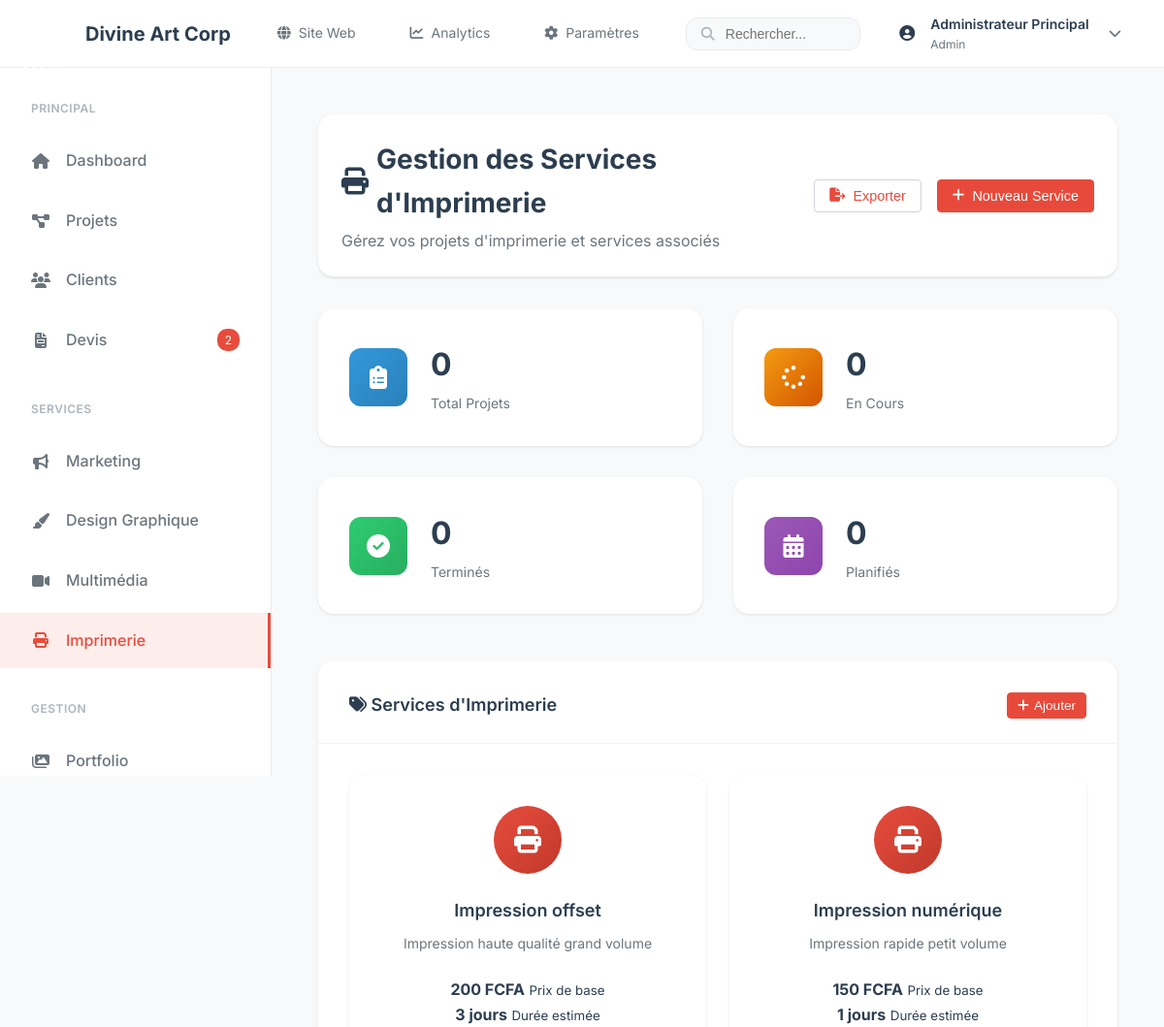
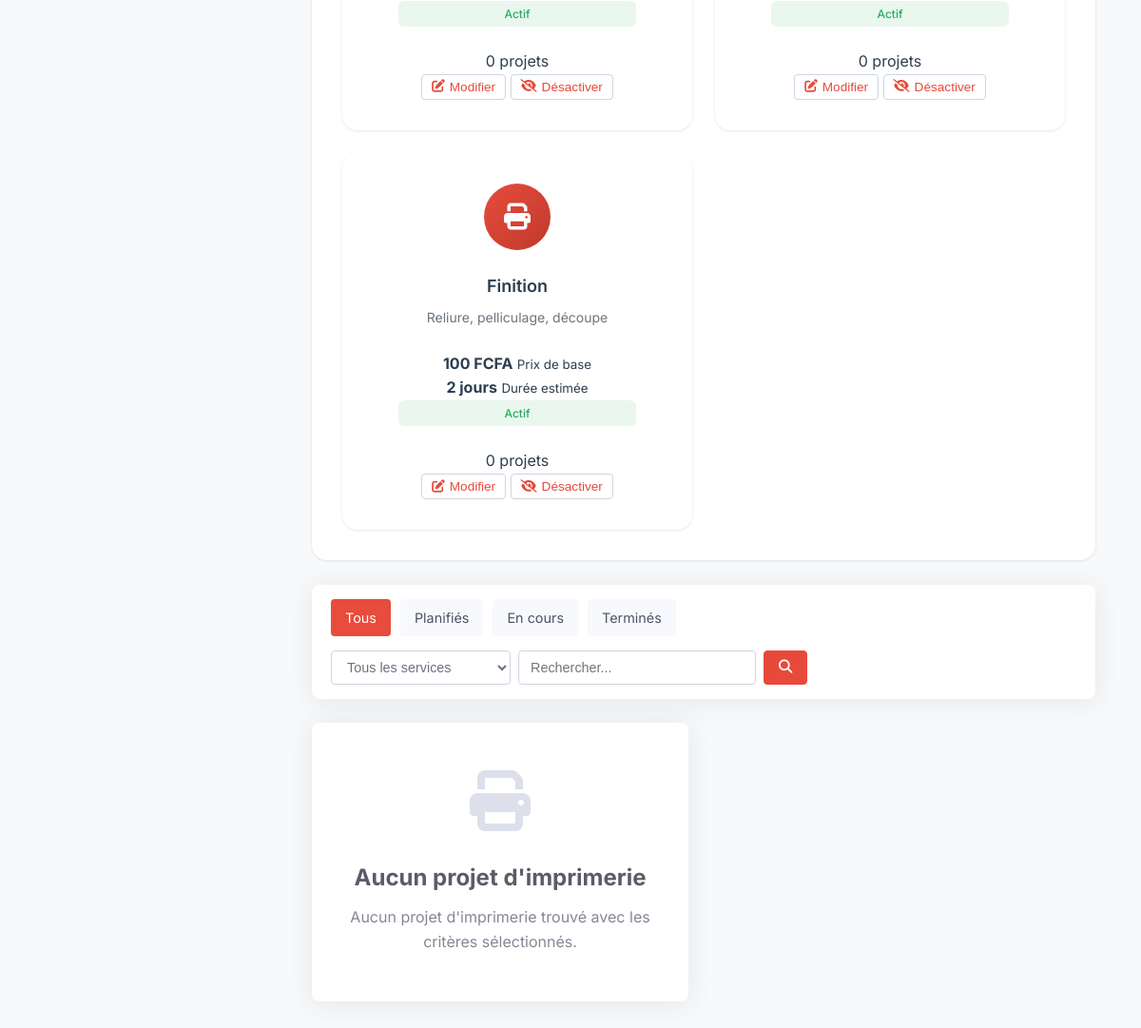
Screenshot of /admin/imprimerie.php (signed in) with the database file from the repository (2 pictures, top to bottom).
### tables this page shows
CREATE TABLE `sous_services` (
  `id` int NOT NULL,
  `service_id` int NOT NULL,
  `nom` varchar(100) NOT NULL,
  `slug` varchar(100) NOT NULL,
  `description` text,
  `prix_base` decimal(10,2) DEFAULT NULL,
  `duree_estimee` int DEFAULT NULL,
  `actif` tinyint(1) NOT NULL DEFAULT '1',
  `ordre` int DEFAULT '0',
  `date_creation` datetime NOT NULL DEFAULT CURRENT_TIMESTAMP
);

### config/database.php (called while the page is built, shortened)
<?php
class Database {
    private $host = 'localhost';
    private $db_name = 'divine_art_corp';
    private $username = 'root';
    private $password = '';
    public function getConnection() {
        $this->conn = null;
        try {
            $this->conn = new mysqli($this->host, $this->username, $this->password, $this->db_name);
            $this->conn->set_charset("utf8mb4");
        } catch(Exception $exception) {
            error_log("Erreur de connexion: " . $exception->getMessage());
            throw new Exception("Erreur de connexion à la base de données");
        }
        return $this->conn;
    }
}
class DatabaseHelper {
    private $conn;
    public function __construct() {
        $this->db = new Database();
        $this->conn = $this->db->getConnection();
    }
    public function selectOne($query, $params = []) {
        try {
            $stmt = $this->conn->prepare($query);
            if (!empty($params)) {
                $types = $this->getParamTypes($params);
                $stmt->bind_param($types, ...$params);
            }
            $stmt->execute();
            $result = $stmt->get_result();
            $data = $result->fetch_assoc();
            return $data ?: false;
        } catch(Exception $e) {
            error_log("Erreur SELECT ONE: " . $e->getMessage());
            return false;
        }
    }
    private function getParamTypes($params) {
        $types = '';
        foreach ($params as $param) {
            if (is_int($param)) {
                $types .= 'i';
            } elseif (is_float($param)) {
                $types .= 'd';
            } else {
                $types .= 's';
            }
        }
        return $types;
    }
}
?>

### includes/auth.php (called while the page is built, shortened)
<?php
require_once __DIR__ . '/../config/database.php';
class Auth {
    private $db;
    public function __construct() {
        $this->db = new DatabaseHelper();
    }
    public function isLoggedIn() {
        $session = $_SESSION['admin'];
        return true;
    }
    public function getCurrentUser() {
        return $this->db->selectOne(
            "SELECT id, nom, email, role, telephone, statut, derniere_connexion, date_creation
             FROM admins
             WHERE id = ?",
            [$_SESSION['admin']['id']]
        );
    }
}

### admin/imprimerie.php (the view, shortened to what this page needs)
<?php
require_once '../includes/auth.php';
require_once '../config/database.php';
$conn = new mysqli(DB_HOST, DB_USER, DB_PASS, DB_NAME);
$sous_services = [];
$query = "SELECT ss.*, COUNT(p.id) as nb_projets
          FROM sous_services ss
          LEFT JOIN devis d ON ss.slug = d.sous_service
          LEFT JOIN projets p ON d.id = p.devis_id
          WHERE ss.service_id = (SELECT id FROM services WHERE slug = 'imprimerie')
          GROUP BY ss.id
          ORDER BY ss.ordre ASC";
$result = $conn->query($query);
if ($result) {
    while ($row = $result->fetch_assoc()) {
        $sous_services[] = $row;
    }
}
$search = isset($_GET['search']) ? $conn->real_escape_string($_GET['search']) : '';
$status_filter = isset($_GET['status']) ? $conn->real_escape_string($_GET['status']) : '';
$projets = [];
require_once 'header.php';
require_once 'sidebar.php';
?>
<main class="admin-main">
    <div class="content-header">
        <div class="header-left">
            <h1><i class="fas fa-print"></i> Gestion des Services d'Imprimerie</h1>
            <p>Gérez vos projets d'imprimerie et services associés</p>
        </div>
        <div class="header-actions">
            <button class="btn btn-outline" onclick="exportData()">
                <i class="fas fa-file-export"></i> Exporter
            </button>
            <button class="btn btn-primary" onclick="openModal('addServiceModal')">
                <i class="fas fa-plus"></i> Nouveau Service
            </button>
        </div>
    </div>
    <div class="stats-grid">
        <div class="stat-card">
            <div class="stat-icon bg-blue">
                <i class="fas fa-clipboard-list"></i>
            </div>
            <div class="stat-content">
                <h3><?php echo $stats['total_projets'] ?? 0; ?></h3>
                <p>Total Projets</p>
            </div>
        </div>
        <div class="stat-card">
            <div class="stat-icon bg-orange">
                <i class="fas fa-spinner"></i>
            </div>
            <div class="stat-content">
                <h3><?php echo $stats['projets_en_cours'] ?? 0; ?></h3>
                <p>En Cours</p>
            </div>
        </div>
        <div class="stat-card">
            <div class="stat-icon bg-green">
                <i class="fas fa-check-circle"></i>
            </div>
            <div class="stat-content">
                <h3><?php echo $stats['projets_termines'] ?? 0; ?></h3>
                <p>Terminés</p>
            </div>
        </div>
        <div class="stat-card">
            <div class="stat-icon bg-purple">
                <i class="fas fa-calendar-alt"></i>
            </div>
            <div class="stat-content">
                <h3><?php echo $stats['projets_planifies'] ?? 0; ?></h3>
                <p>Planifiés</p>
            </div>
        </div>
    </div>
    <div class="dashboard-card">
        <div class="card-header">
            <h3><i class="fas fa-tags"></i> Services d'Imprimerie</h3>
            <button class="btn btn-sm btn-primary" onclick="openModal('addServiceModal')">
                <i class="fas fa-plus"></i> Ajouter
            </button>
        </div>
        <div class="card-content">
            <div class="services-grid">
                <?php foreach ($sous_services as $service): ?>
                <div class="service-card">
                    <div class="service-icon">
                        <i class="fas fa-print"></i>
                    </div>
                    <h4><?php echo htmlspecialchars($service['nom']); ?></h4>
                    <p><?php echo htmlspecialchars($service['description']); ?></p>
                    <div class="service-meta">
                        <div class="service-price">
                            <strong><?php echo number_format($service['prix_base'], 0, ',', ' '); ?> FCFA</strong>
                            <small>Prix de base</small>
                        </div>
                        <div class="service-duration">
                            <strong><?php echo $service['duree_estimee']; ?> jours</strong>
                            <small>Durée estimée</small>
                        </div>
                    </div>
                    <div class="service-stats">
                        <span class="badge <?php echo $service['actif'] ? 'status-active' : 'status-inactif'; ?>">
                            <?php echo $service['actif'] ? 'Actif' : 'Inactif'; ?>
                        </span>
                        <span class="project-count"><?php echo $service['nb_projets']; ?> projets</span>
                    </div>
                    <div class="service-actions">
                        <button class="btn btn-sm btn-outline" onclick="editService(<?php echo $service['id']; ?>)">
                            <i class="fas fa-edit"></i> Modifier
                        </button>
                        <button class="btn btn-sm btn-outline" onclick="toggleService(<?php echo $service['id']; ?>, <?php echo $service['actif'] ? 0 : 1; ?>)">
                            <i class="fas fa-<?php echo $service['actif'] ? 'eye-slash' : 'eye'; ?>"></i>
                            <?php echo $service['actif'] ? 'Désactiver' : 'Activer'; ?>
                        </button>
                    </div>
                </div>
                <?php endforeach; ?>
            </div>
        </div>
    </div>
<br>
    <div class="filters-bar">
        <div class="filter-tabs">
            <a href="?status=" class="filter-tab <?php echo empty($status_filter) ? 'active' : ''; ?>">
                Tous
            </a>
            <a href="?status=planifie" class="filter-tab <?php echo $status_filter === 'planifie' ? 'active' : ''; ?>">
                Planifiés
            </a>
            <a href="?status=en_cours" class="filter-tab <?php echo $status_filter === 'en_cours' ? 'active' : ''; ?>">
                En cours
            </a>
            <a href="?status=termine" class="filter-tab <?php echo $status_filter === 'termine' ? 'active' : ''; ?>">
                Terminés
            </a>
        </div>
        <div class="filter-actions">
            <form method="GET" class="filter-form">
                <select name="service" class="filter-select" onchange="this.form.submit()">
                    <option value="">Tous les services</option>
                </select>
                <input type="text" name="search" class="filter-search" placeholder="Rechercher..." value="<?php echo htmlspecialchars($search); ?>">
                <button type="submit" class="btn btn-primary">
                    <i class="fas fa-search"></i>
                </button>
            </form>
        </div>
    </div>
    <div class="projects-grid">
        <?php if (empty($projets)): ?>
            <div class="empty-state">
                <i class="fas fa-print"></i>
                <h3>Aucun projet d'imprimerie</h3>
                <p>Aucun projet d'imprimerie trouvé avec les critères sélectionnés.</p>
            </div>
        <?php endif; ?>
    </div>
</main>

### admin/header.php (shortened to what this page needs)
<?php
require_once '../config/database.php';
require_once '../includes/auth.php';
$current_page = basename($_SERVER['PHP_SELF']);
$auth = new Auth();
$current_user = $auth->getCurrentUser();
$user_name = $current_user ? $current_user['nom'] : 'Admin';
?>
<!DOCTYPE html>
<html lang="fr">
<head>
    <link href="https://cdnjs.cloudflare.com/ajax/libs/font-awesome/6.4.0/css/all.min.css" rel="stylesheet">
    <link rel="stylesheet" href="../assets/css/admin.css">
</head>
<body class="admin-body">
<?php if ($current_page !== 'login.php'): ?>
    <header class="admin-header">
        <div class="admin-header-content">
            <div class="admin-brand">
                <div class="admin-logo">
                    <img src="../assets/images/Logo.svg" alt="Divine Art Corp">
                </div>
                <span class="admin-brand-text">Divine Art Corp</span>
            </div>
            <nav class="admin-header-nav ">
                <a href="../index.php" class="nav-link" target="_blank">
                    <i class="fas fa-globe"></i>
                    <span>Site Web</span>
                </a>
                <a href="#" class="nav-link">
                    <i class="fas fa-chart-line"></i>
                    <span>Analytics</span>
                </a>
                <a href="settings.php" class="nav-link">
                    <i class="fas fa-cog"></i>
                    <span>Paramètres</span>
                </a>
            </nav>
            <div class="admin-search hidden-mobile">
                <div class="search-container">
                    <i class="fas fa-search search-icon"></i>
                    <input type="text" placeholder="Rechercher..." class="search-input" id="globalSearch">
                </div>
            </div>
            <div class="admin-user-actions">
                <div class="user-menu" id="userMenu">
                    <div class="user-avatar" id="">
                        <i class="fas fa-user-circle"></i>
                    </div>
                    <div class="user-info " id="">
                        <span class="user-name"><?php echo htmlspecialchars($user_name); ?></span>
                        <span class="user-role"><?php echo ucfirst($current_user['role'] ?? 'Administrateur'); ?></span>
                    </div>
                    <button class="user-dropdown-btn" id="userDropdownBtn" aria-label="User menu">
                        <i class="fas fa-chevron-down"></i>
                    </button>
                </div>
            </div>
        </div>
    </header>
    <div class="admin-layout">
<?php endif; ?>

### rows the page displays
sous_services: nom "Impression offset", description "Impression haute qualité grand volume", prix_base "200", duree_estimee "3", actif "Actif", nb_projets "0"
sous_services: nom "Impression numérique", description "Impression rapide petit volume", prix_base "150", duree_estimee "1", actif "Actif", nb_projets "0"
sous_services: nom "Finition", description "Reliure, pelliculage, découpe", prix_base "100", duree_estimee "2", actif "Actif", nb_projets "0"

### other values shown
$user_name "Administrateur Principal"
$current_user['role'] "Admin"
$section['title'] "PRINCIPAL"
$item['text'] "Dashboard"
$item['text'] "Projets"
$item['text'] "Clients"
$item['text'] "Devis"
$item['badge'] "2"
$section['title'] "SERVICES"
$item['text'] "Marketing"
$item['text'] "Design Graphique"
$item['text'] "Multimédia"
$item['text'] "Imprimerie"
$section['title'] "GESTION"
$item['text'] "Portfolio"
